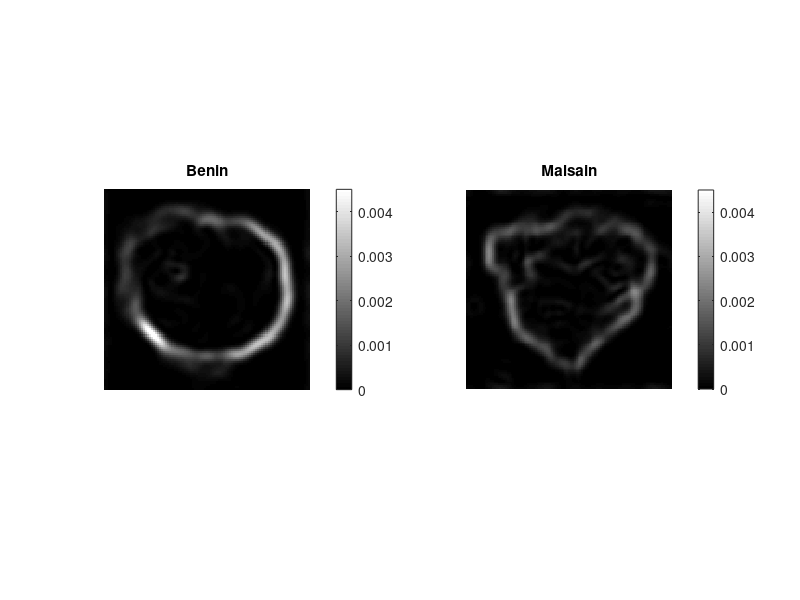
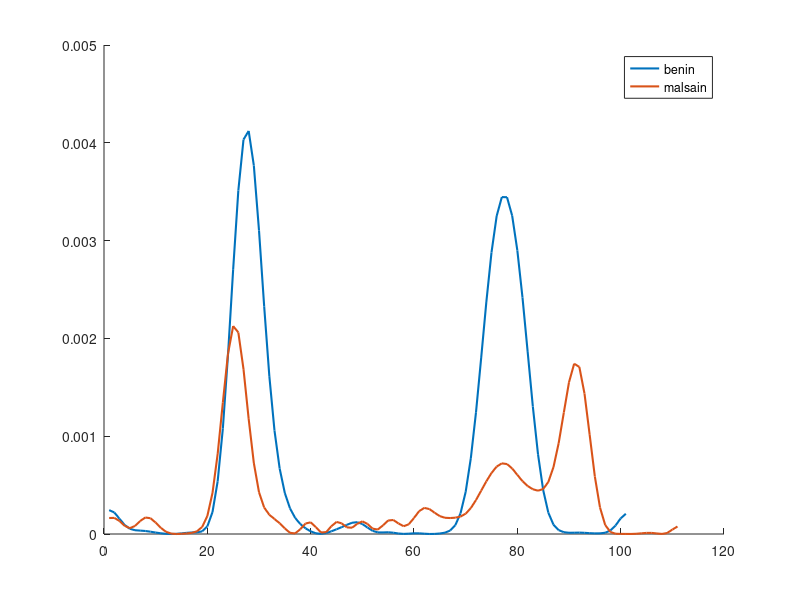

Here is the MATLAB script that generated these plots, in order:
clear variables
close all
clc

%% 
load("normBenin.mat")
NormCarreBenin = NormCarre;

load("normMalsain.mat")
NormCarreMalsain = NormCarre;

figure(1)
subplot(121)
imshow(NormCarreBenin)
title('Benin')
colorbar
caxis([0 4.5e-3])
subplot(122)
imshow(NormCarreMalsain)
title('Malsain')
colorbar
caxis([0 4.5e-3])

%%
coupeBenin = NormCarreBenin(75,:);
coupeMalsain = NormCarreMalsain(65,:);

figure(2)
hold on
plot(coupeBenin, 'LineWidth',1.5)
plot(coupeMalsain, 'LineWidth',1.5)
legend('benin', 'malsain')